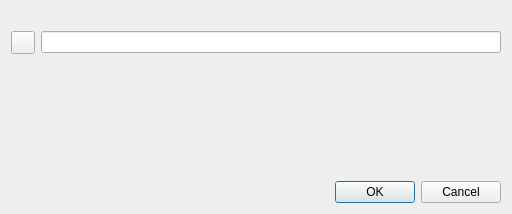
<?xml version="1.0" encoding="UTF-8"?>
<ui version="4.0">
 <class>FindRefDialog</class>
 <widget class="QDialog" name="FindRefDialog">
  <property name="geometry">
   <rect>
    <x>0</x>
    <y>0</y>
    <width>512</width>
    <height>214</height>
   </rect>
  </property>
  <property name="windowTitle">
   <string>Search Ref. Image</string>
  </property>
  <layout class="QVBoxLayout" name="verticalLayout">
   <item>
    <widget class="QLabel" name="label">
     <property name="text">
      <string/>
     </property>
     <property name="textFormat">
      <enum>Qt::RichText</enum>
     </property>
    </widget>
   </item>
   <item>
    <layout class="QHBoxLayout" name="horizontalLayout">
     <item>
      <widget class="QToolButton" name="toolButton">
       <property name="text">
        <string/>
       </property>
       <property name="icon">
        <iconset resource="../alizams.qrc">
         <normaloff>:/bitmaps/folder.svg</normaloff>:/bitmaps/folder.svg</iconset>
       </property>
      </widget>
     </item>
     <item>
      <widget class="QLineEdit" name="lineEdit">
       <property name="maxLength">
        <number>256</number>
       </property>
       <property name="alignment">
        <set>Qt::AlignLeading|Qt::AlignLeft|Qt::AlignVCenter</set>
       </property>
       <property name="readOnly">
        <bool>true</bool>
       </property>
      </widget>
     </item>
    </layout>
   </item>
   <item>
    <spacer name="verticalSpacer">
     <property name="orientation">
      <enum>Qt::Vertical</enum>
     </property>
     <property name="sizeHint" stdset="0">
      <size>
       <width>20</width>
       <height>26</height>
      </size>
     </property>
    </spacer>
   </item>
   <item>
    <widget class="QDialogButtonBox" name="buttonBox">
     <property name="orientation">
      <enum>Qt::Horizontal</enum>
     </property>
     <property name="standardButtons">
      <set>QDialogButtonBox::Cancel|QDialogButtonBox::Ok</set>
     </property>
    </widget>
   </item>
  </layout>
 </widget>
 <tabstops>
  <tabstop>toolButton</tabstop>
  <tabstop>lineEdit</tabstop>
  <tabstop>buttonBox</tabstop>
 </tabstops>
 <resources>
  <include location="../alizams.qrc"/>
 </resources>
 <connections>
  <connection>
   <sender>buttonBox</sender>
   <signal>accepted()</signal>
   <receiver>FindRefDialog</receiver>
   <slot>accept()</slot>
   <hints>
    <hint type="sourcelabel">
     <x>248</x>
     <y>254</y>
    </hint>
    <hint type="destinationlabel">
     <x>157</x>
     <y>274</y>
    </hint>
   </hints>
  </connection>
  <connection>
   <sender>buttonBox</sender>
   <signal>rejected()</signal>
   <receiver>FindRefDialog</receiver>
   <slot>reject()</slot>
   <hints>
    <hint type="sourcelabel">
     <x>316</x>
     <y>260</y>
    </hint>
    <hint type="destinationlabel">
     <x>286</x>
     <y>274</y>
    </hint>
   </hints>
  </connection>
 </connections>
</ui>
